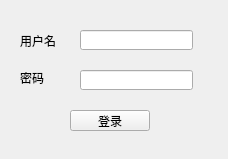
<?xml version="1.0" encoding="UTF-8"?>
<ui version="4.0">
 <class>login</class>
 <widget class="QWidget" name="login">
  <property name="geometry">
   <rect>
    <x>0</x>
    <y>0</y>
    <width>228</width>
    <height>159</height>
   </rect>
  </property>
  <property name="windowTitle">
   <string>login</string>
  </property>
  <widget class="QLineEdit" name="username">
   <property name="geometry">
    <rect>
     <x>80</x>
     <y>30</y>
     <width>113</width>
     <height>20</height>
    </rect>
   </property>
  </widget>
  <widget class="QLineEdit" name="password">
   <property name="geometry">
    <rect>
     <x>80</x>
     <y>70</y>
     <width>113</width>
     <height>20</height>
    </rect>
   </property>
  </widget>
  <widget class="QPushButton" name="btn_login">
   <property name="geometry">
    <rect>
     <x>70</x>
     <y>110</y>
     <width>80</width>
     <height>21</height>
    </rect>
   </property>
   <property name="text">
    <string>登录</string>
   </property>
  </widget>
  <widget class="QLabel" name="label">
   <property name="geometry">
    <rect>
     <x>20</x>
     <y>30</y>
     <width>51</width>
     <height>21</height>
    </rect>
   </property>
   <property name="text">
    <string>用户名</string>
   </property>
  </widget>
  <widget class="QLabel" name="label_2">
   <property name="geometry">
    <rect>
     <x>20</x>
     <y>70</y>
     <width>51</width>
     <height>16</height>
    </rect>
   </property>
   <property name="text">
    <string>密码</string>
   </property>
  </widget>
 </widget>
 <resources/>
 <connections/>
</ui>
